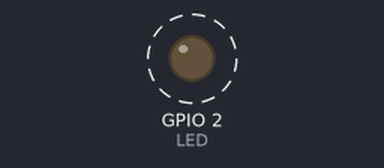
This program was run on a simulated ESP32. On the bench: output pins drawn as LEDs (lit = HIGH). Dashed ring = blinking. What the program prints to the serial monitor is not drawn.

Above: at 0.6 s.
Timing chart, 0 to 3.0 s (numbered marks = the images above):
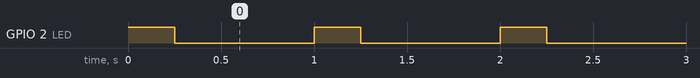

Measured:
- by itself, GPIO 2 (LED): alternates HIGH for 0.25 s and LOW for 0.75 s

The program:

main.cpp
```cpp
#include <Arduino.h>
#define LED 2

void setup() {
  // put your setup code here, to run once:
  Serial.begin(115200);
  pinMode(LED, OUTPUT);
}

void loop() {
  // put your main code here, to run repeatedly:
  digitalWrite(LED, HIGH);
  Serial.println("LED is on");
  delay(250);
  digitalWrite(LED, LOW);
  Serial.println("LED is off");
  delay(750);
}
```
